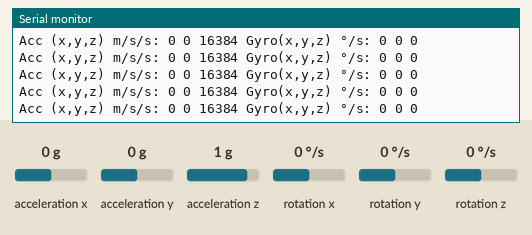
Recording of a sketch running on a simulated Arduino Uno, built with avr-gcc and run on an emulated ATmega328P. Shown: the last lines printed to the serial monitor. Inputs (shaded band) come from the test bench; at power-on: acceleration x 0 g, acceleration z 1 g, acceleration y 0 g, rotation x 0 °/s, rotation y 0 °/s, rotation z 0 °/s.

Above: at 1.2 s.
1.3 s: acceleration x set to 0.8 g
At 2.0 s:
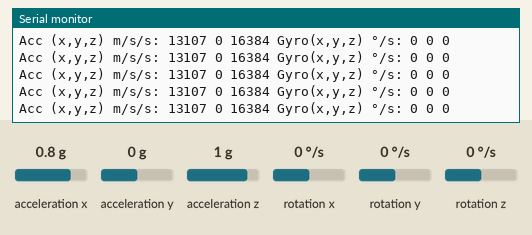
4.3 s: acceleration z set to 0 g
At 5.1 s:
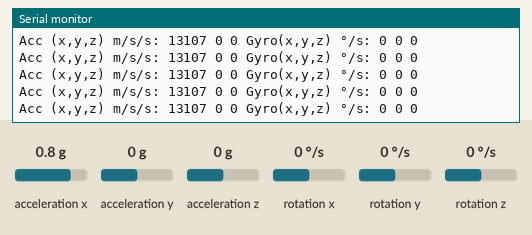
7.3 s: acceleration x set to -1.4 g
At 8.2 s:
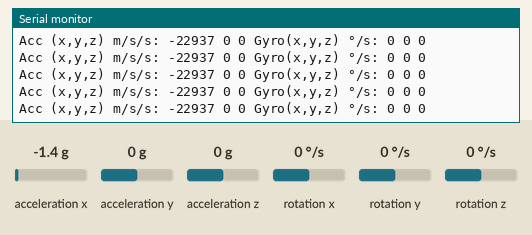
10.3 s: acceleration y set to -1.4 g
At 11.2 s:
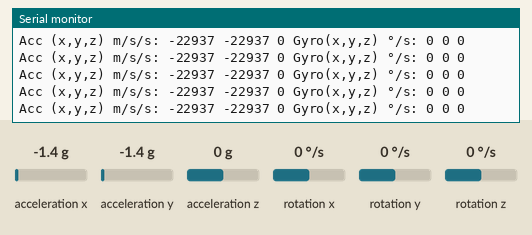
13.3 s: acceleration y set to 0 g
At 13.9 s:
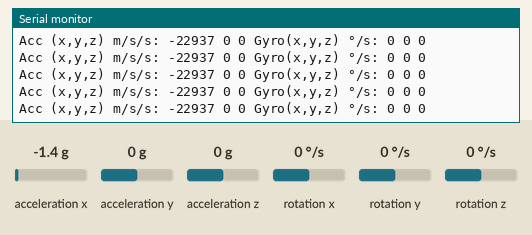
16.3 s: rotation x set to -192 °/s
At 17.3 s:
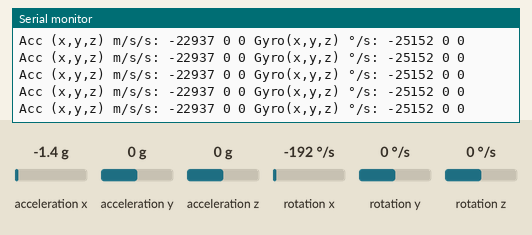
Timing chart, 0 to 19.3 s (numbered marks = the images above; inputs shaded):
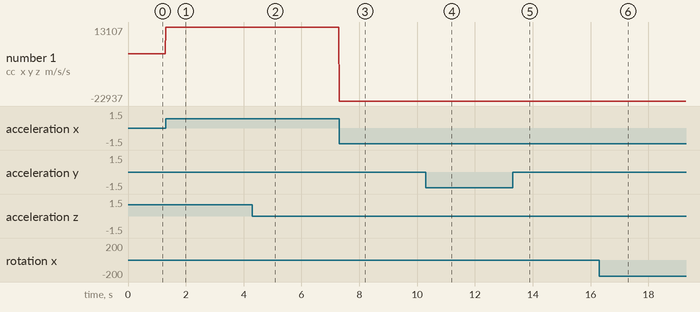

Measured:
- after the input at 1.3 s, the serial monitor: prints a new line at once (image 1)
- after the input at 4.3 s, the serial monitor: prints a new line at once (image 2)
- after the input at 7.3 s, the serial monitor: prints a new line at once (image 3)
- after the input at 10.3 s, the serial monitor: prints a new line at once (image 4)
- after the input at 13.3 s, the serial monitor: prints a new line at once (image 5)
- after the input at 16.3 s, the serial monitor: prints a new line at once (image 6)
- plotted number 1: 0 → 13107 after the input at 1.3 s, 13107 → -22937 after the input at 7.3 s

The sketch:

gy_86_accelerometer_gyroscope.ino
```cpp
#include "Wire.h"
#include "I2Cdev.h" //   Get these libraries from https://github.com/jrowberg/i2cdevlib/tree/master/Arduino
#include "MPU6050.h" //  ^


MPU6050 mpu;

int16_t ax, ay, az;
int16_t gx, gy, gz;

void setup() {
  Serial.begin(115200);
  Wire.begin();
  Serial.println("Initializing MP6050...");
  mpu.initialize();
  Serial.println(mpu.testConnection() ? "MPU6050 connection successful" : "MPU6050 connection failed");

}

void loop() {
  mpu.getMotion6(&ax, &ay, &az, &gx, &gy, &gz);
  printResults();
  delay(10);
}

void printResults(){
  Serial.print("Acc (x,y,z) m/s/s: ");
  Serial.print(ax); Serial.print(" ");
  Serial.print(ay); Serial.print(" ");
  Serial.print(az);
  Serial.print(" Gyro(x,y,z) °/s: ");
  Serial.print(gx); Serial.print(" ");
  Serial.print(gy); Serial.print(" ");
  Serial.println(gz);
}
```
